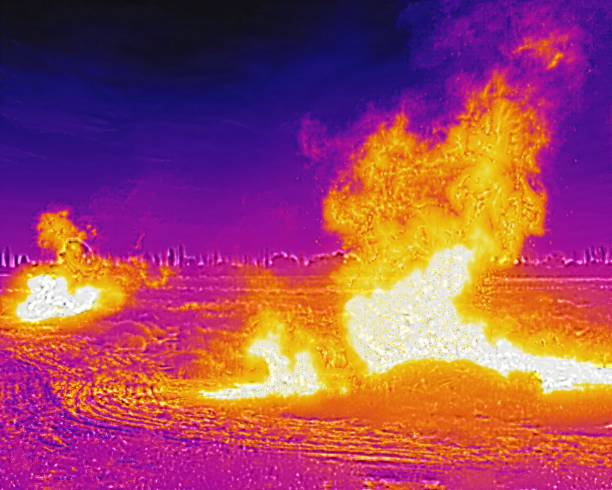
#> input picture ates2.jpg, 612 x 490 px
$ jupyter execute script.ipynb
#> lines starting #> are read from the running program, lines starting #| are printed output that depends on the picture; after the words box and inside, x2 and y2 are one past the last pixel; in counts of white or black regions, pixels touching at a corner belong together
[cell 1]
import os
import sys
import cv2
import numpy as np


def add_label(img, text, font_scale=1.0, thickness=2, margin=8):
	color = (255, 255, 255)
	outline = (0, 0, 0)
	org = (margin, 30)
	cv2.putText(img, text, org, cv2.FONT_HERSHEY_SIMPLEX, font_scale, outline, thickness + 2, cv2.LINE_AA)
	cv2.putText(img, text, org, cv2.FONT_HERSHEY_SIMPLEX, font_scale, color, thickness, cv2.LINE_AA)


def ensure_bgr(img):
	"""Return a 3-channel BGR image. If input is single-channel, convert to BGR."""
	if img is None:
		return None
	if len(img.shape) == 2:
		return cv2.cvtColor(img, cv2.COLOR_GRAY2BGR)
	return img


def main(input_filename="ates2.jpg", show_gui=True):
	# startup info removed per user request (no printed library explanations)

#> called with input_filename = 'ates2.jpg', show_gui = True
	if not os.path.isfile(input_filename):
		print(f"Error: input file '{input_filename}' not found in {os.getcwd()}")
		sys.exit(1)

	image = cv2.imread(input_filename)
#> image is the input picture: shape (490, 612, 3); mean B, G, R 96.3, 73.5, 157.7
	if image is None:
		print(f"Error: failed to read image '{input_filename}'")
		sys.exit(1)

	# Blurred (color) for display and blurred grayscale for thresholding
	blur_color = cv2.GaussianBlur(image, (35, 35), 0)
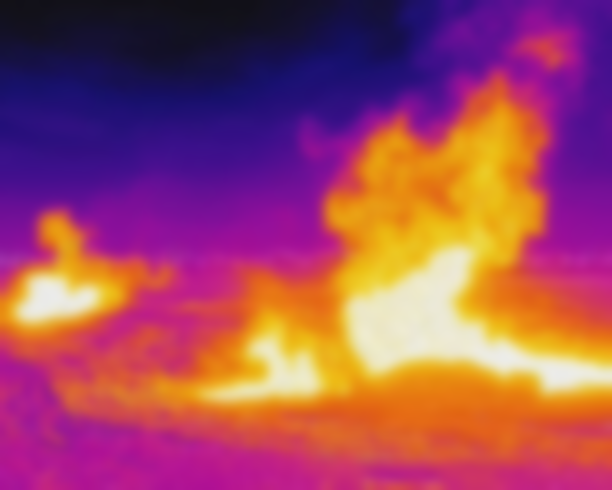
#> blur_color: shape (490, 612, 3); mean B, G, R 96.3, 73.5, 157.7
	gray = cv2.cvtColor(image, cv2.COLOR_BGR2GRAY)
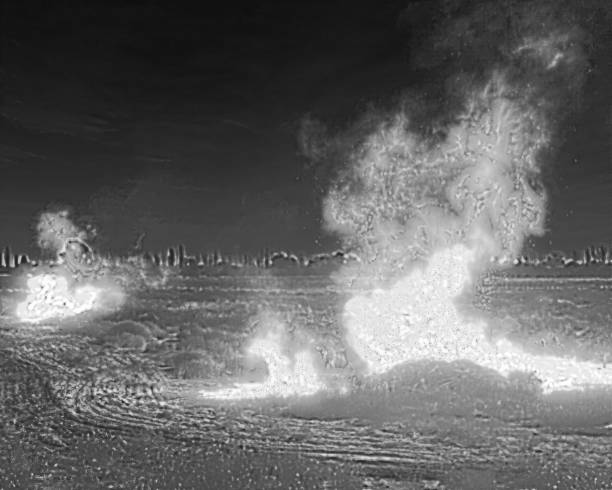
#> gray: shape (490, 612); min 14, max 255, mean 101.3
	gray_blur = cv2.GaussianBlur(gray, (35, 35), 0)
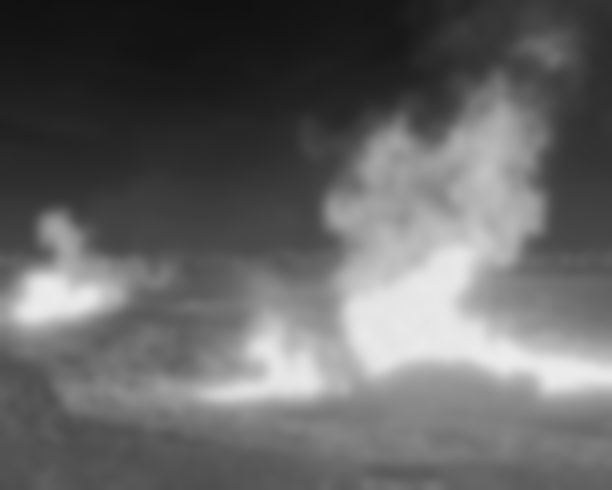
#> gray_blur: shape (490, 612); min 17, max 236, mean 101.3

	# Thresholds (use gray inputs). If you want Otsu, change thresh value to 0 and add +cv2.THRESH_OTSU
	th_blur = cv2.threshold(gray_blur, 180, 255, cv2.THRESH_BINARY)[1]
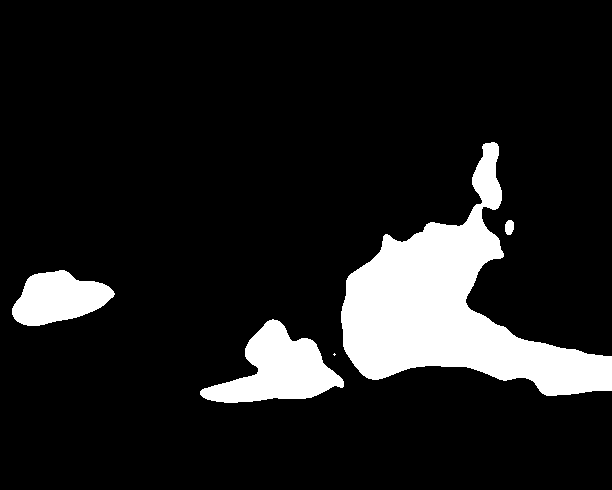
#> th_blur: shape (490, 612); 11.9% white; 5 white regions (1 under 20 px), largest, box (x1, y1, x2, y2) and area: (341, 142, 612, 396) 25641, (200, 319, 344, 403) 6038, (12, 270, 115, 326) 3816, (505, 220, 514, 235) 112

	# Prepare images for side-by-side display: all must be BGR and same size
	h, w = image.shape[:2]
#> h = 490; w = 612
	display_orig = ensure_bgr(image.copy())
	display_blur = ensure_bgr(blur_color.copy())
	display_th = ensure_bgr(th_blur.copy())

	# --- Fire detection on the threshold result (th_blur) ---
	# Clean small noise with a morphological open, then count bright pixels
	kernel = cv2.getStructuringElement(cv2.MORPH_ELLIPSE, (5, 5))
	mask = cv2.morphologyEx(th_blur, cv2.MORPH_OPEN, kernel)
#> mask: shape (490, 612); 11.9% white; 4 white regions
	white_count = int(cv2.countNonZero(mask))
#> white_count = 35598
	total_pixels = mask.shape[0] * mask.shape[1]
#> total_pixels = 299880
	white_ratio = white_count / total_pixels
#> white_ratio = 0.119

	# Heuristic: if more than threshold_ratio of pixels are bright, flag as fire
	# You can tune detection_threshold to be more/less sensitive
	detection_threshold = 0.005  # 0.5% of image area by default
	is_fire = white_ratio >= detection_threshold
#> is_fire = True

	# Find contours (blobs) of bright areas to optionally draw boxes
	contours, _ = cv2.findContours(mask, cv2.RETR_EXTERNAL, cv2.CHAIN_APPROX_SIMPLE)
#> contours = 4 contours; box (x1, y1, x2, y2) and area: (341, 142, 612, 396) 25164, (200, 319, 344, 403) 5857, (12, 270, 114, 326) 3698, (505, 220, 514, 235) 90
	min_blob_area = 200  # ignore tiny blobs
	boxes = []
	for cnt in contours:
		area = cv2.contourArea(cnt)
		if area >= min_blob_area:
			x, y, bw, bh = cv2.boundingRect(cnt)
			boxes.append((x, y, bw, bh))
#> this loop made 4 passes
#> (area, x, y, bw, bh) on passes 1, 2, 4: (5857, 200, 319, 144, 84), (3698.5, 12, 270, 102, 56), (25163.5, 341, 142, 271, 254)
#> area on pass 3: 90
#> after the loop, boxes = [(200, 319, 144, 84), (12, 270, 102, 56), (341, 142, 271, 254)]

	# Do not draw boxes on the original image (user requested). We'll draw on the fire panel instead.

	# Also visualize the cleaned mask in the threshold display (convert to BGR)
	display_th = ensure_bgr(mask)
#> in ensure_bgr (call 4), `return cv2.cvtColor(img, cv2.COLOR_GRAY2BGR)`: returned value: shape (490, 612, 3); 11.9% white; 4 white regions, box (x1, y1, x2, y2) and area: (341, 142, 612, 396) 25639, (200, 319, 344, 403) 6037, (12, 270, 114, 326) 3814, (505, 220, 514, 235) 108

	# Create a fire-visualization panel: overlay mask in red on the original
	colored_mask = np.zeros_like(display_orig)
	colored_mask[mask == 255] = (0, 0, 255)  # red overlay for fire regions (BGR)
	display_fire = cv2.addWeighted(display_orig, 0.7, colored_mask, 0.3, 0)
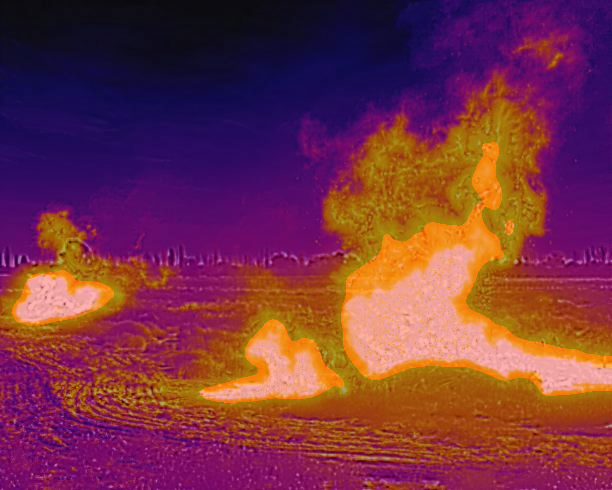
#> display_fire: shape (490, 612, 3); mean B, G, R 67.4, 51.4, 119.5

	# Draw detection boxes and label on the fire panel only
	for (x, y, bw, bh) in boxes:
		cv2.rectangle(display_fire, (x, y), (x + bw, y + bh), (0, 0, 255), 2)
		cv2.putText(display_fire, "FIRE", (x, max(y - 6, 10)), cv2.FONT_HERSHEY_SIMPLEX, 0.6, (0, 0, 255), 2, cv2.LINE_AA)
#> this loop made 3 passes
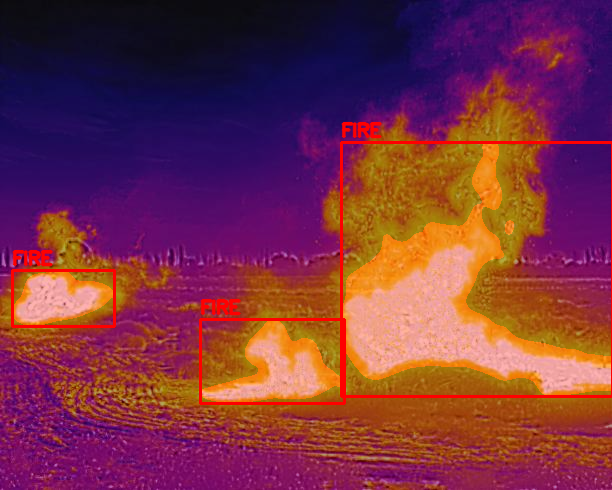
#> display_fire: shape (490, 612, 3); 2.24% of pixels changed, all inside (x1, y1, x2, y2) = (11, 121, 612, 405)

	# Print a short summary to console
	print(f"[Detection] bright pixels: {white_count} / {total_pixels} ({white_ratio:.4%}), fire={is_fire}")
#| [Detection] bright pixels: 35598 / 299880 (11.8707%), fire=True

	# Optionally resize if images are too large for display (keep reasonable width)
	max_width = 1600
	scale = 1.0
	if 4 * w > max_width:
		scale = max_width / (4 * w)
#> scale = 0.654
		new_w = int(w * scale)
#> new_w = 400
		new_h = int(h * scale)
#> new_h = 320
		display_orig = cv2.resize(display_orig, (new_w, new_h), interpolation=cv2.INTER_AREA)
		display_blur = cv2.resize(display_blur, (new_w, new_h), interpolation=cv2.INTER_AREA)
		display_th = cv2.resize(display_th, (new_w, new_h), interpolation=cv2.INTER_AREA)
		display_fire = cv2.resize(display_fire, (new_w, new_h), interpolation=cv2.INTER_AREA)
#> display_fire: shape (320, 400, 3)

	# Add labels
	add_label(display_orig, "Original")
	add_label(display_blur, "Blurred")
	add_label(display_th, "Threshold")
#> call 3 of add_label, with text = 'Threshold', font_scale = 1, thickness = 2, margin = 8
#> in add_label (call 3), `cv2.putText(img, text, org, cv2.FONT_HERSHEY_SIMPLEX, font_scale, colo..`:
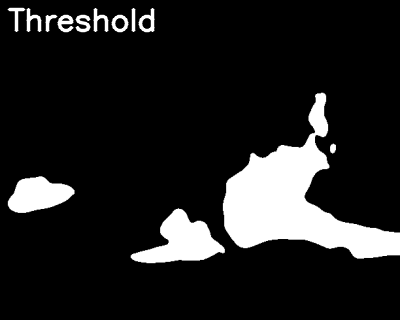
#> img: shape (320, 400, 3); min 0, max 255, mean 32.8
	add_label(display_fire, "Detected Fire")
#> call 4 of add_label, with text = 'Detected Fire', font_scale = 1, thickness = 2, margin = 8
#> in add_label (call 4), `cv2.putText(img, text, org, cv2.FONT_HERSHEY_SIMPLEX, font_scale, outl..`:
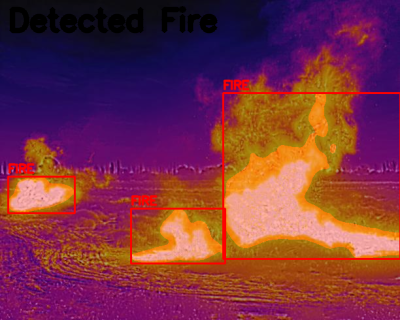
#> img: shape (320, 400, 3); mean B, G, R 66, 49.7, 121.3
#> in add_label (call 4), `cv2.putText(img, text, org, cv2.FONT_HERSHEY_SIMPLEX, font_scale, colo..`:
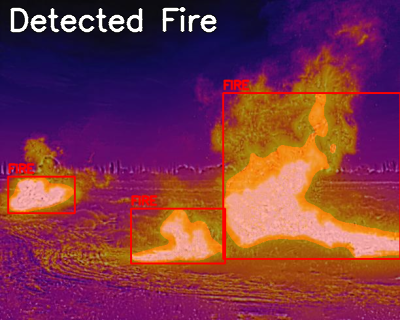
#> img: shape (320, 400, 3); 1.93% of pixels changed, all inside (x1, y1, x2, y2) = (10, 7, 217, 33)

	# Concatenate horizontally: Original | Blurred | Threshold | Fire
	combined = np.hstack([display_orig, display_blur, display_th, display_fire])
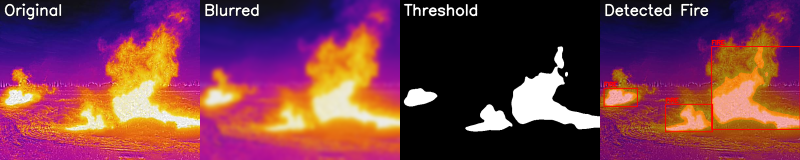
#> combined: shape (320, 1600, 3) (shown at 1/2 size); mean B, G, R 74.5, 59.2, 119.1

	# Show the combined image in a single window unless disabled
	if show_gui:
		cv2.namedWindow("Process: Original | Blurred | Threshold | Fire", cv2.WINDOW_NORMAL)
		cv2.imshow("Process: Original | Blurred | Threshold | Fire", combined)
		print("Press any key in the image window to exit.")
		cv2.waitKey(0)
		cv2.destroyAllWindows()


if __name__ == "__main__":
	main()

$ run again, with ates3.jpg copied over ates2.jpg
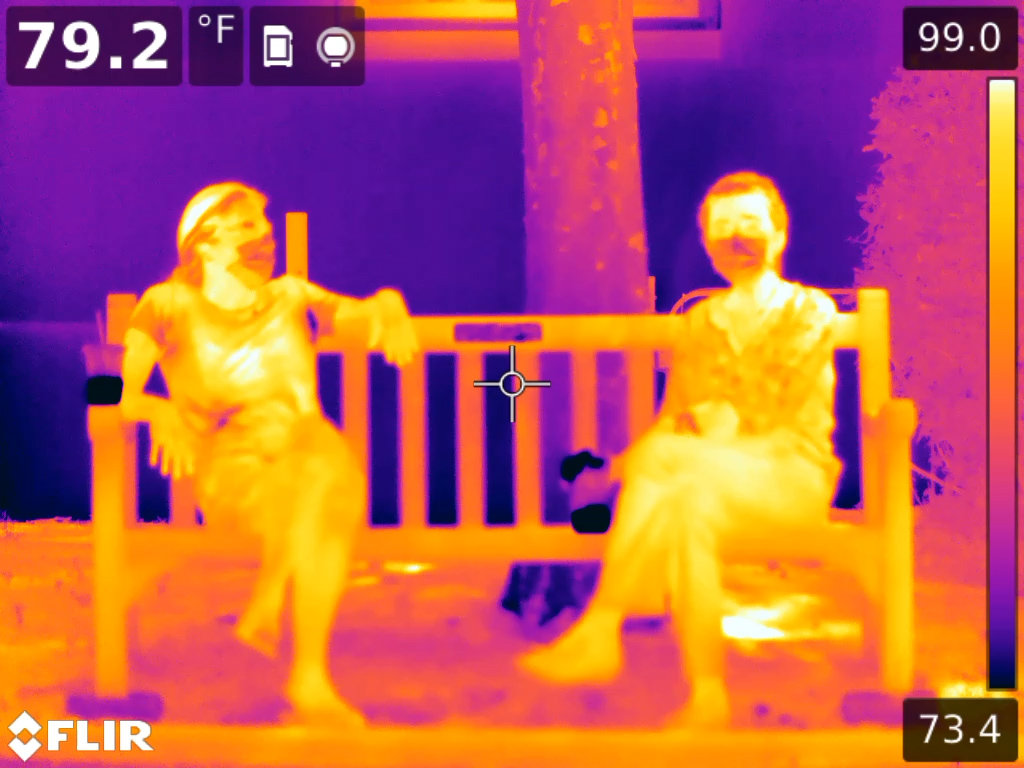
#> input picture ates3.jpg, 1024 x 768 px
#> in main, image is the input picture: shape (768, 1024, 3); mean B, G, R 87.1, 92.5, 186.9
#> in main, `th_blur = cv2.threshold(gray_blur, 180, 255, cv2.THRESH_BINARY)[1]`:
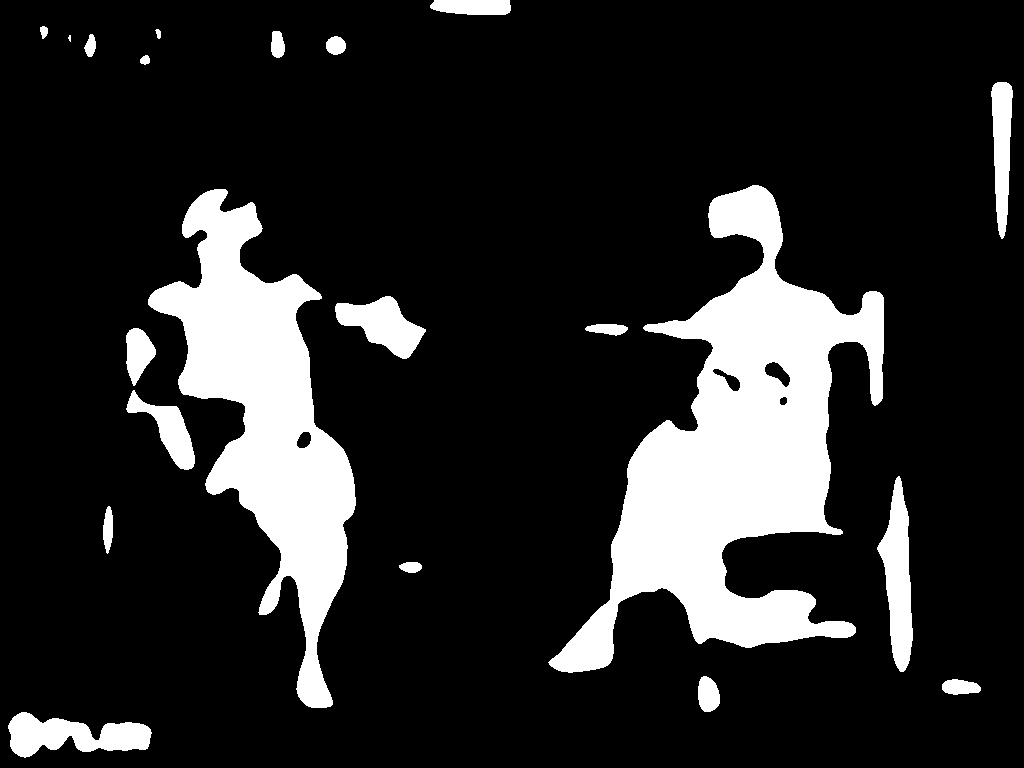
#> th_blur: shape (768, 1024); 15.8% white; 21 white regions (1 under 20 px), largest, box (x1, y1, x2, y2) and area: (548, 185, 884, 673) 62902, (148, 189, 356, 708) 41017, (877, 476, 913, 672) 3930
#> mask: shape (768, 1024); 15.8% white; 20 white regions (1 under 20 px)
#> white_count = 124068
#> white_ratio = 0.158
#> is_fire = True
#> contours = 20 contours, 1 with area under 20; largest, box (x1, y1, x2, y2) and area: (549, 185, 884, 673) 62471, (148, 189, 356, 708) 40444, (877, 477, 913, 672) 3726, (8, 712, 151, 758) 3688, (335, 296, 426, 359) 2845
#> the loop in main, `for cnt in contours:` made 20 passes
#> (area, x, y, bw, bh) on passes 1, 2, 3, 5, 6, 7, 8, 9: (3687.5, 8, 712, 143, 46), (426, 942, 679, 39, 16), (582, 698, 676, 22, 36), (289, 103, 508, 10, 42), (3726.5, 877, 477, 36, 195), (1877.5, 127, 392, 68, 78), (1041.5, 126, 328, 30, 56), (314, 586, 324, 42, 12)
#> after the loop in main, `for cnt in contours:`: boxes = 15 items, first 6: (8, 712, 143, 46), (942, 679, 39, 16), (698, 676, 22, 36), (103, 508, 10, 42), (877, 477, 36, 195), (127, 392, 68, 78)
#> the loop in main, `for (x, y, bw, bh) in boxes:` made 15 passes
#| [Detection] bright pixels: 124068 / 786432 (15.7761%), fire=True
#> in main, `combined = np.hstack([display_orig, display_blur, display_th, display_..`:
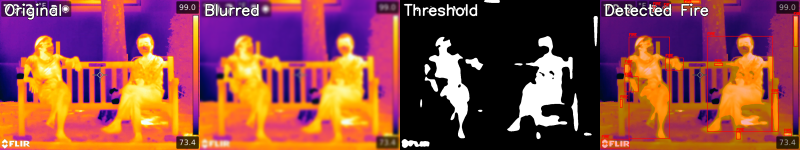
#> combined: shape (300, 1600, 3) (shown at 1/2 size); mean B, G, R 69.9, 73.9, 141.4

$ run again, with ates4.jpg copied over ates2.jpg
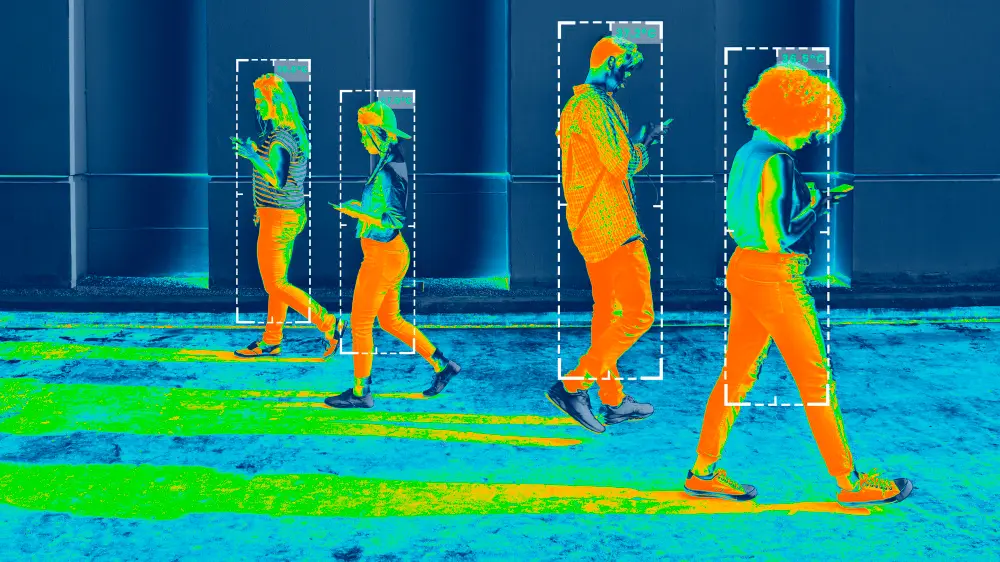
#> input picture ates4.jpg, 1000 x 562 px
#> in main, image is the input picture: shape (562, 1000, 3); mean B, G, R 120, 126.8, 37.3
#> th_blur: shape (562, 1000); 0.01% white; 1 white region, box (x1, y1, x2, y2) and area: (822, 398, 828, 405) 36
#> mask: shape (562, 1000); 0.01% white; 1 white region
#> white_count = 31
#> white_ratio = 5.52e-05
#> is_fire = False
#> contours = 1 contour; box (x1, y1, x2, y2) and area: (822, 398, 828, 405) 22
#> the loop in main, `for cnt in contours:` made 1 pass
#> area on pass 1: 21.5
#> after the loop in main, `for cnt in contours:`: boxes = []
#| [Detection] bright pixels: 31 / 562000 (0.0055%), fire=False
#> in main, `combined = np.hstack([display_orig, display_blur, display_th, display_..`:
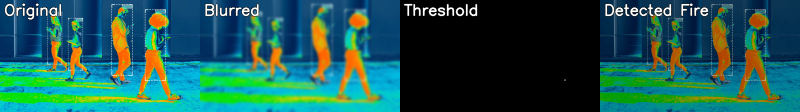
#> combined: shape (224, 1600, 3) (shown at 1/2 size); mean B, G, R 83, 88.1, 28.5
